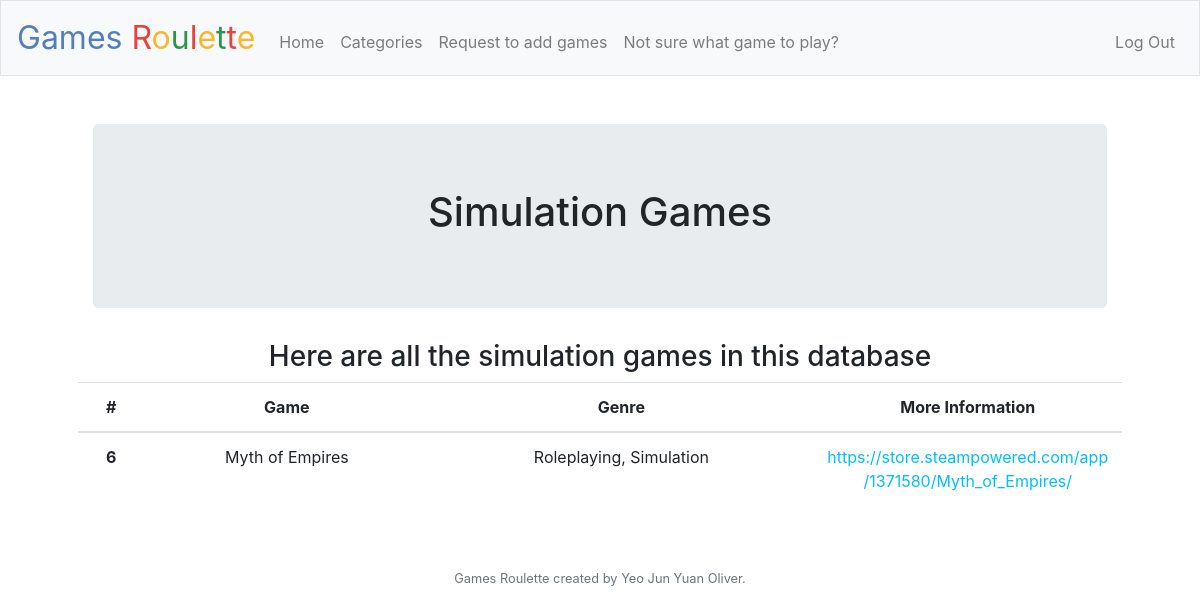
Page /simulation (signed in) on the committed database.
### tables this page shows
CREATE TABLE games (id INTEGER, gamename TEXT NOT NULL, genre TEXT NOT NULL, website TEXT NOT NULL, PRIMARY KEY(id));

### application.py (the view)
@app.route("/simulation")
@login_required
def simulation():
    simulation_games = db.execute("SELECT id, gamename, genre, website FROM games WHERE genre LIKE '%simulation%'")
    return render_template("simulation.html", games=simulation_games)

### application.py (called while the page is built)
@app.after_request
def after_request(response):
    response.headers["Cache-Control"] = "no-cache, no-store, must-revalidate"
    response.headers["Expires"] = 0
    response.headers["Pragma"] = "no-cache"
    return response

### helpers.py (called while the page is built)
def login_required(f):
    @wraps(f)
    def decorated_function(*args, **kwargs):
        if session.get("user_id") is None:
            return redirect("/login")
        return f(*args, **kwargs)
    return decorated_function

### templates/simulation.html (shortened to what this page needs)
{% extends "layout.html" %}
{% block main %}
    <div class="container">
        <div class="jumbotron">
            <h1>Simulation Games</h1>
        </div>
    </div>
    <h3>Here are all the simulation games in this database</h3>
    <table class="table">
        <thead>
            <tr>
                <th scope="col">#</th>
                <th scope="col">Game</th>
                <th scope="col">Genre</th>
                <th scope="col">More Information</th>
            </tr>
        </thead>
        <tbody>
            {% for game in games %}
            <tr>
                <th scope="row">{{ game.id }}</th>
                <td>{{ game.gamename }}</td>
                <td>{{ game.genre }}</td>
                <td style="word-wrap: break-word;min-width: 160px;max-width: 160px;"><a href={{ game.website }}>{{ game.website }}</a></td>
            </tr>
            {% endfor %}
        </tbody>
    </table>
{% endblock %}

### static/styles.css (style rules this page uses)
a:link, a:visited { color: DeepSkyBlue; background-color: transparent; text-decoration: none; }

### rows in the picture
games: id "6", gamename "Myth of Empires", genre "Roleplaying, Simulation", website "https://store.steampowered.com/app/1371580/Myth_of_Empires/"
